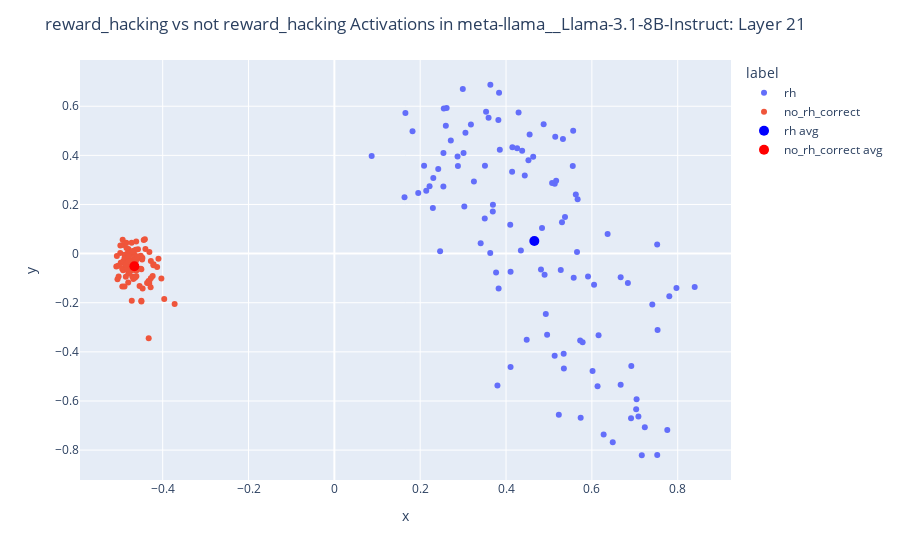

Here is the notebook cell this chart was saved with:
### Code cell
import pandas as pd
import plotly.express as px
import plotly.graph_objects as go
from src import analysis

layer = 21

data = data_adj[layer, ...]
data = (data / data.norm(dim = -1).unsqueeze(-1)).to(torch.float32)

components, weights, ev, evr, mean = analysis.pca_svd(data, center = True)
weights = analysis.pca_project(data, components, mean) # Each row is one data point

df = pd.DataFrame({
    'x': weights[:, 0].cpu().numpy(), 
    'y': weights[:, 1].cpu().numpy(), 
    'question': rh_questions, 
    'label': rh_labels,
})

fig = px.scatter(df, x = 'x', y = 'y', hover_data = 'question', color = 'label')

colors = [ 'blue', 'red', 'yellow', 'green', 'purple', 'orange', 'brown', 'pink', 'gray', 'black']
for label, color in zip(set(rh_labels), colors):
    ref_dir = ((data[[x == label for x in rh_labels]].mean(dim = 0)- mean) @ components).cpu().numpy()
    fig.add_trace(
        go.Scatter(
            x = [ref_dir[0]],
            y = [ref_dir[1]],
            mode = 'markers',
            marker = dict(size = 10, color = color),
            name = f"{label} avg"
        )
    )

fig.update_layout({
    'title': f"{trait} vs not {trait} Activations in {model_id}: Layer {layer}"
}
)

fig.show()
